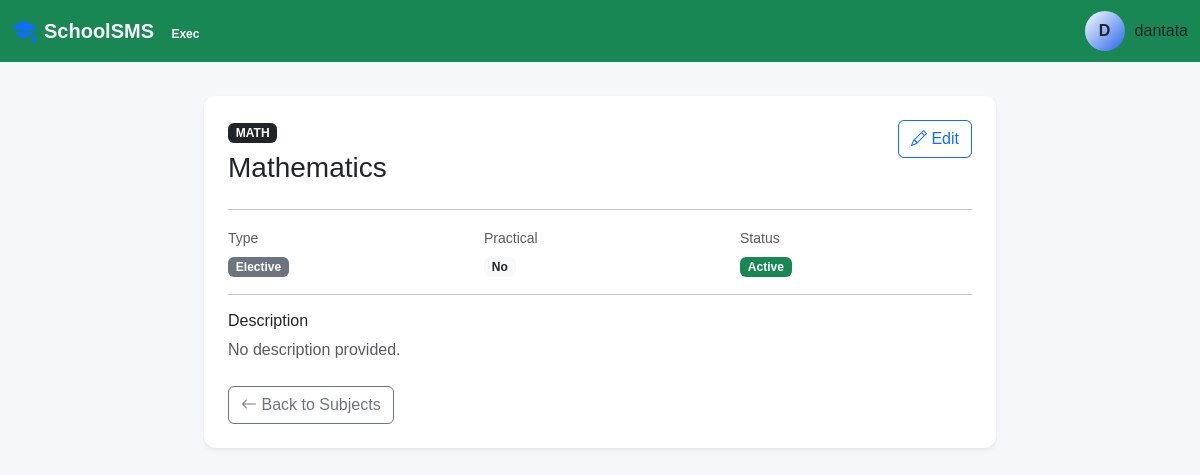
Page /academics/subjects/1/ (signed in) on the committed database.
### accounts/models.py (models this page shows, shortened)
class User(AbstractUser):
    class Role(models.TextChoices):
        SUPER_ADMIN = (
            "super_admin",
            "Super Administrator",
        )
        SCHOOL_ADMIN = (
            "school_admin",
            "School Administrator",
        )
        PRINCIPAL = (
            "principal",
            "Principal",
        )
        VICE_PRINCIPAL = (
            "vice_principal",
            "Vice Principal",
        )
        HEAD_TEACHER = (
            "head_teacher",
            "Head Teacher",
        )
        TEACHER = (
            "teacher",
            "Teacher",
        )
        FORM_TEACHER = (
            "form_teacher",
            "Form Teacher",
        )
        BURSAR = (
            "bursar",
            "Bursar",
        )
        ACCOUNTANT = (
            "accountant",
            "Accountant",
        )
        REGISTRAR = (
            "registrar",
            "Registrar",
        )
        STUDENT = (
            "student",
            "Student",
        )
        PARENT = (
            "parent",
            "Parent/Guardian",
        )
    school = models.ForeignKey(
        "schools.School",
        on_delete=models.SET_NULL,
        null=True,
        blank=True,
        related_name="users",
    )
    role = models.CharField(
        max_length=30,
        choices=Role.choices,
        default=Role.TEACHER,
    )
    phone = models.CharField(
        max_length=20,
        blank=True,
    )
    staff_id = models.CharField(
        max_length=50,
        null=True,
        blank=True,
    )
    profile_photo = models.ImageField(
        upload_to="accounts/profiles/",
        blank=True,
        null=True,
    )
    address = models.TextField(
        blank=True,
    )
    date_of_birth = models.DateField(
        blank=True,
        null=True,
    )
    is_verified = models.BooleanField(
        default=False,
    )
    created_at = models.DateTimeField(
        auto_now_add=True,
    )
    updated_at = models.DateTimeField(
        auto_now=True,
    )
    class Meta:
        ordering = [
            "first_name",
            "last_name",
        ]
        constraints = [
            models.UniqueConstraint(
                fields=[
                    "school",
                    "staff_id",
                ],
                condition=Q(
                    staff_id__isnull=False,
                ),
                name="unique_staff_id_per_school",
            ),
        ]

### academics/models.py (models this page shows, shortened)
class Subject(models.Model):
    name = models.CharField(
        max_length=150,
    )
    code = models.CharField(
        max_length=30,
        unique=True,
    )
    description = models.TextField(
        blank=True,
    )
    is_core = models.BooleanField(
        default=False,
    )
    is_practical = models.BooleanField(
        default=False,
    )
    is_active = models.BooleanField(
        default=True,
    )
    created_at = models.DateTimeField(
        auto_now_add=True,
    )
    updated_at = models.DateTimeField(
        auto_now=True,
    )
    class Meta:
        ordering = ["name"]

### academics/views.py (the view)
@login_required
def subject_detail(request, pk):
    subject = get_object_or_404(
        Subject,
        pk=pk,
    )
    return render(
        request,
        "academics/subject_detail.html",
        {
            "subject": subject,
        },
    )

### templates/academics/subject_detail.html (shortened to what this page needs)
{% extends "base.html" %}
{% block content %}
<div class="row justify-content-center pt-5">
    <div class="col-xl-8">
        <div class="card border-0 shadow-sm">
            <div class="card-body p-4">
                <div class="d-flex justify-content-between">
                    <div>
                        <span class="badge text-bg-dark mb-2">
                            {{ subject.code }}
                        </span>
                        <h3>
                            {{ subject.name }}
                        </h3>
                    </div>
                    <div>
                        <a
                            href="{% url 'academics:subject_update' subject.pk %}"
                            class="btn btn-outline-primary"
                        >
                            <i class="bi bi-pencil"></i>
                            Edit
                        </a>
                    </div>
                </div>
                <hr>
                <div class="row g-4">
                    <div class="col-md-4">
                        <small class="text-muted">
                            Type
                        </small>
                        <div class="mt-1">
                            {% if subject.is_core %}
                                <span class="badge text-bg-primary">
                                    Core
                                </span>
                            {% else %}
                                <span class="badge text-bg-secondary">
                                    Elective
                                </span>
                            {% endif %}
                        </div>
                    </div>
                    <div class="col-md-4">
                        <small class="text-muted">
                            Practical
                        </small>
                        <div class="mt-1">
                            {% if subject.is_practical %}
                                <span class="badge text-bg-warning">
                                    Yes
                                </span>
                            {% else %}
                                <span class="badge text-bg-light text-dark">
                                    No
                                </span>
                            {% endif %}
                        </div>
                    </div>
                    <div class="col-md-4">
                        <small class="text-muted">
                            Status
                        </small>
                        <div class="mt-1">
                            {% if subject.is_active %}
                                <span class="badge text-bg-success">
                                    Active
                                </span>
                            {% else %}
                                <span class="badge text-bg-secondary">
                                    Inactive
                                </span>
                            {% endif %}
                        </div>
                    </div>
                </div>
                <hr>
                <h6>
                    Description
                </h6>
                {% if subject.description %}
                    <p class="text-muted">
                        {{ subject.description }}
                    </p>
                {% else %}
                    <p class="text-muted">
                        No description provided.
                    </p>
                {% endif %}
                <div class="mt-4">
                    <a
                        href="{% url 'academics:subject_list' %}"
                        class="btn btn-outline-secondary"
                    >
                        <i class="bi bi-arrow-left"></i>
                        Back to Subjects
                    </a>
                </div>
            </div>
        </div>
    </div>
</div>
{% endblock %}

### templates/base.html (shortened to what this page needs)
{% load static %}
<!DOCTYPE html>
<html lang="en">
<head>
    <link
        href="https://cdn.jsdelivr.net/npm/bootstrap@5.3.3/dist/css/bootstrap.min.css"
        rel="stylesheet"
    >
    <link
        href="https://cdn.jsdelivr.net/npm/bootstrap-icons@1.11.3/font/bootstrap-icons.css"
        rel="stylesheet"
    >
     <link
     rel="stylesheet"
     href="{% static 'css/sms.css' %}"
    >
</head>
<body>
    <nav class="navbar fixed-top bg-success" data-bs-theme="dark">
    <div class="container-fluid d-flex justify-content-between align-items-center">
        {% if request.user.role == 'super_admin' %}
            <a class="navbar-brand d-flex align-items-center gap-2 fw-bold text-light text-decoration-none" href="/admin/">
                <i class="bi bi-shield-lock-fill text-danger fs-4"></i>
                <span>SchoolSMS <span class="badge bg-danger-subtle text-danger rounded-pill fs-8 ms-1">Root</span></span>
            </a>
        {% elif request.user.role == 'principal' or request.user.role == 'vice_principal' %}
            <a class="navbar-brand d-flex align-items-center gap-2 fw-bold text-light text-decoration-none" href="{% url 'dashboard:dashboard' %}">
                <i class="bi bi-mortarboard-fill text-primary fs-4"></i>
                <span>SchoolSMS <span class="badge bg-purple-subtle text-purple rounded-pill fs-8 ms-1">Exec</span></span>
            </a>
        {% elif request.user.role == 'bursar' or request.user.role == 'accountant' %}
            <a class="navbar-brand d-flex align-items-center gap-2 fw-bold text-light text-decoration-none" href="{% url 'dashboard:dashboard' %}">
                <i class="bi bi-wallet2 text-warning fs-4"></i>
                <span>SchoolSMS <span class="badge bg-warning-subtle text-warning rounded-pill fs-8 ms-1">Finance</span></span>
            </a>
        {% elif request.user.role == 'parent' %}
            <a class="navbar-brand d-flex align-items-center gap-2 fw-bold text-light text-decoration-none" href="{% url 'dashboard:dashboard' %}">
                <i class="bi bi-people-fill text-light fs-4"></i>
                <span>SchoolSMS <span class="badge bg-light text-light rounded-pill fs-8 ms-1">Parent Portal</span></span>
            </a>
        {% else %}
            <a class="navbar-brand d-flex align-items-center gap-2 fw-bold text-light text-decoration-none" href="{% url 'dashboard:dashboard' %}">
                <i class="bi bi-mortarboard-fill text-primary fs-4"></i>
                <span>SchoolSMS</span>
            </a>
        {% endif %}
        <div class="d-flex gap-2">
            <div class="user-profile">
                <div class="avatar">
                    {{ user.username|first|upper }}
                </div>
                <span>
                    {{ user.username }}
                </span>
            </div>
        </div>
    </div>
</nav>
<div class="container-fluid pt-4 mt-4">
</div>
{% block content %}
{% endblock %}
</body>
</html>

### templates/base.html (style rules this page uses)
:root { --bg: #0b0b12; --sidebar: #11111a; --card: #151520; --border: #262638; --text: #ffffff; --muted: #fff; --primary: #ffffff; --secondary: #2563eb; }
body { background: #f5f7fb; font-family: Arial, sans-serif; }
.card { border: 0; border-radius: 12px; box-shadow: 0 2px 10px rgba(0, 0, 0, 0.05); }
.fs-8 { font-size: 0.75rem; }
.user-profile { display: flex; align-items: center; gap: 10px; }
.avatar { width: 40px; height: 40px; display: flex; justify-content: center; align-items: center; border-radius: 50%; background: linear-gradient( 135deg, var(--primary), var(--secondary) ); font-weight: bold; }

### rows in the picture
User: username|first "D", username "dantata"
Subject: code "MATH", name "Mathematics"
